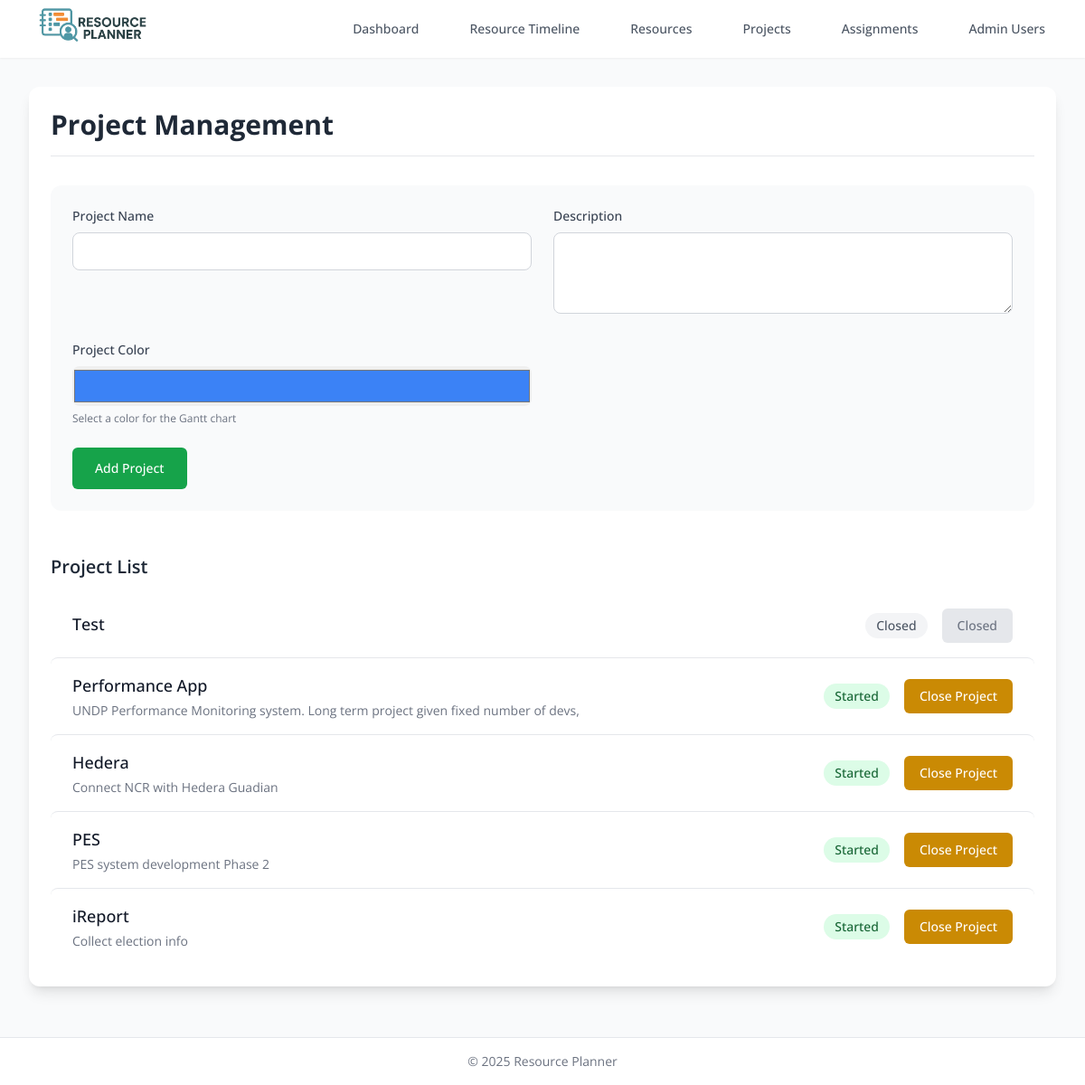
Screenshot of /projects (signed in) with the database file from the repository.
### tables this page shows
CREATE TABLE projects (
    id INTEGER PRIMARY KEY AUTOINCREMENT,
    name TEXT NOT NULL,
    description TEXT,
    color TEXT NOT NULL DEFAULT '#3b82f6',
    status TEXT NOT NULL CHECK(status IN ('Queued', 'Started', 'Closed')) DEFAULT 'active',
    created_at TIMESTAMP DEFAULT CURRENT_TIMESTAMP
);

### app.py (the view)
    def decorator(*args, **kwargs):
        token = request.cookies.get('token')
        if not token:
            return redirect(url_for('login'))
        try:
            data = jwt.decode(token, app.config['SECRET_KEY'], algorithms=["HS256"])
            current_user = get_admin_user(data['username'])
        except:
            return redirect(url_for('login'))
        return f(current_user, *args, **kwargs)

### app.py (called while the page is built, shortened)
def get_db():
    if 'db' not in g:
        g.db = sqlite3.connect(app.config['DATABASE'])
        g.db.row_factory = sqlite3.Row
    return g.db

def get_admin_user(username):
    db = get_db()
    return db.execute(
        'SELECT * FROM AdminUser WHERE username = ?', (username,)
    ).fetchone()

def token_required(f):
    def decorator(*args, **kwargs):
        token = request.cookies.get('token')
        if not token:
            return redirect(url_for('login'))
        try:
            data = jwt.decode(token, app.config['SECRET_KEY'], algorithms=["HS256"])
            current_user = get_admin_user(data['username'])
        except:
            return redirect(url_for('login'))
        return f(current_user, *args, **kwargs)
    decorator.__name__ = f.__name__
    return decorator

@app.route('/projects', methods=['GET', 'POST'])
@token_required
def projects(current_user):
    db = get_db()
    projects = db.execute('SELECT * FROM projects').fetchall()
    return render_template('projects.html', projects=projects)

### templates/projects.html
{% extends "base.html" %}
{% block content %}
<div class="bg-white rounded-xl shadow-lg p-6 mb-6">
    <div class="mb-8 border-b pb-4">
        <h1 class="text-3xl font-bold text-gray-800">Project Management</h1>
    </div>
    <form method="POST" class="mb-12 bg-gray-50 rounded-xl p-6">
        <div class="grid grid-cols-1 md:grid-cols-2 gap-6 mb-6">
            <div>
                <label class="block text-sm font-medium text-gray-700 mb-2">Project Name</label>
                <input type="text" name="name" required
                       class="w-full px-4 py-2 rounded-lg border border-gray-300 focus:ring-2 focus:ring-green-500 focus:border-green-500 transition-all">
            </div>
            <div>
                <label class="block text-sm font-medium text-gray-700 mb-2">Description</label>
                <textarea name="description" rows="3"
                          class="w-full px-4 py-2 rounded-lg border border-gray-300 focus:ring-2 focus:ring-green-500 focus:border-green-500 transition-all"></textarea>
            </div>
            <div>
                <label class="block text-sm font-medium text-gray-700 mb-2">Project Color</label>
                <input type="color" name="color" value="#3b82f6" required
                       class="w-full h-11 rounded-lg cursor-pointer">
                <p class="mt-1 text-xs text-gray-500">Select a color for the Gantt chart</p>
            </div>
        </div>
        <button type="submit"
                class="inline-flex items-center px-6 py-3 border border-transparent text-sm font-medium rounded-md text-white bg-green-600 hover:bg-green-700 focus:outline-none focus:ring-2 focus:ring-offset-2 focus:ring-green-500 transition-colors">
            Add Project
        </button>
    </form>
    <div class="flow-root">
        <h2 class="text-xl font-semibold text-gray-800 mb-4">Project List</h2>
        <ul class="divide-y divide-gray-200">
            {% for project in projects %}
            <li class="py-4 px-6 hover:bg-gray-50 transition-colors rounded-lg">
                <div class="flex flex-col md:flex-row md:items-center md:justify-between">
                    <div class="min-w-0 flex-1">
                        <h3 class="text-lg font-medium text-gray-900 truncate">{{ project.name }}</h3>
                        <p class="mt-1 text-sm text-gray-500">{{ project.description }}</p>
                    </div>
                    <div class="mt-4 md:mt-0 md:ml-4 flex items-center space-x-4">
                        <span class="px-3 py-1 text-sm font-medium rounded-full
                                   {% if project.status == 'Queued' %}bg-blue-100 text-blue-800
                                   {% elif project.status == 'Started' %}bg-green-100 text-green-800
                                   {% else %}bg-gray-100 text-gray-600{% endif %}">
                            {{ project.status|title }}
                        </span>
                        {% if project.status == 'Queued' %}
                        <a href="{{ url_for('start_project', project_id=project.id) }}"
                           class="inline-flex items-center px-4 py-2 border border-transparent text-sm font-medium rounded-md text-white bg-blue-600 hover:bg-blue-700 focus:outline-none focus:ring-2 focus:ring-offset-2 focus:ring-blue-500 transition-colors">
                            Start Project
                        </a>
                        {% elif project.status == 'Started' %}
                        <a href="{{ url_for('close_project', project_id=project.id) }}"
                           class="inline-flex items-center px-4 py-2 border border-transparent text-sm font-medium rounded-md text-white bg-yellow-600 hover:bg-yellow-700 focus:outline-none focus:ring-2 focus:ring-offset-2 focus:ring-yellow-500 transition-colors">
                            Close Project
                        </a>
                        {% else %}
                        <button disabled
                                class="inline-flex items-center px-4 py-2 border border-transparent text-sm font-medium rounded-md text-gray-500 bg-gray-200 cursor-not-allowed">
                            Closed
                        </button>
                        {% endif %}
                    </div>
                </div>
            </li>
            {% endfor %}
        </ul>
    </div>
</div>
{% endblock %}

### rows the page displays
projects: name "Test", status "Closed"
projects: name "Performance App", description "UNDP Performance Monitoring system. Long term project given fixed number of devs,", status "Started"
projects: name "Hedera", description "Connect NCR with Hedera Guadian", status "Started"
projects: name "PES", description "PES system development Phase 2", status "Started"
projects: name "iReport", description "Collect election info", status "Started"
